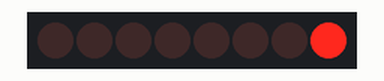
Recording of a sketch running on a simulated Arduino Uno, built with avr-gcc and run on an emulated ATmega328P. Parts: 8 shift-register outputs drawn as a row of LEDs (first output left, lit = HIGH). Wiring (inferred from the names in the program): shift register (74HC595): data pin 2; shift clock pin 4; latch pin 5. Wiring (inferred from the signals the program sends): row of LEDs: on Q0, Q1, Q2, Q3, Q4, Q5, Q6, Q7.

Above: at 0.5 s.
At 2.5 s:
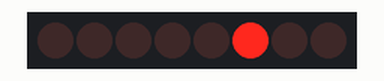
At 3.5 s:
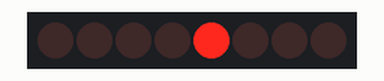
At 4.5 s:
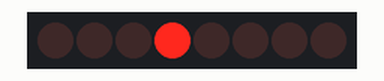
At 6.5 s:
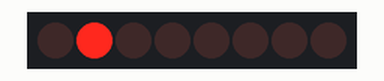
At 9.5 s:
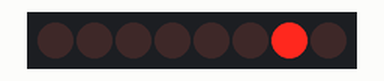
Timing chart, 0 to 10.4 s (numbered marks = the images above):
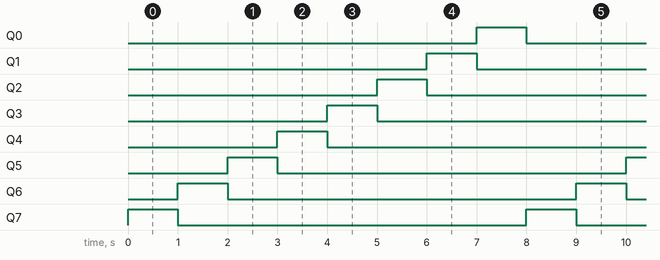

Measured:
- by itself, Q0–7: alternates HIGH for 1.0 s and LOW for 7.0 s
- by itself, everything shown: repeats every 8.0 s, in 8 steps

The sketch:

74hc595.ino
```cpp
#define dat 2
#define clk 4
#define lck 5

void setup() {
  // put your setup code here, to run once:
  pinMode(dat, OUTPUT);
  pinMode(clk, OUTPUT);
  pinMode(lck, OUTPUT);
}

void loop() {
  // put your main code here, to run repeatedly:
  out(128);
  delay(1000);
  out(64);
  delay(1000);
  out(32);
  delay(1000);
  out(16);
  delay(1000);
  out(8);
  delay(1000);
  out(4);
  delay(1000);
  out(2);
  delay(1000);
  out(1);
  delay(1000);
}

void out(int data) {
  digitalWrite(lck, LOW);
  shiftOut(dat, clk, MSBFIRST, data);
  digitalWrite(lck, HIGH);
}
```
